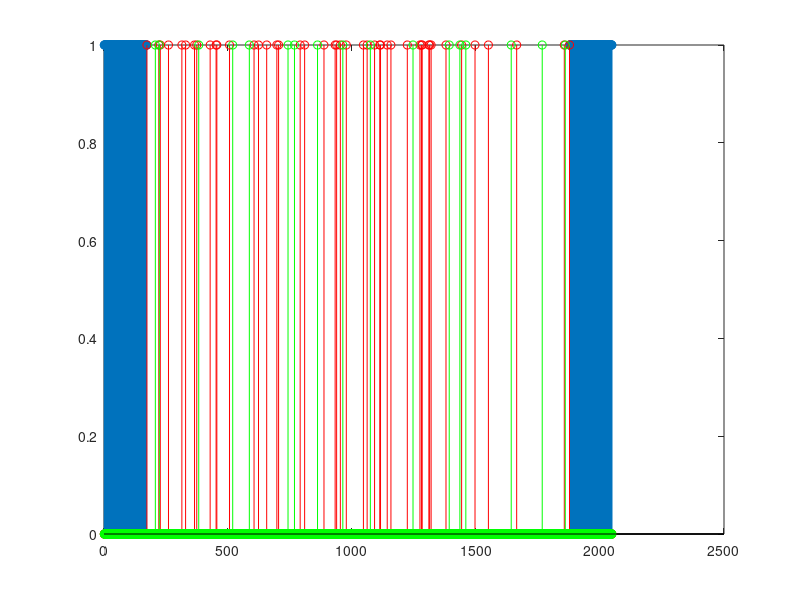

MATLAB code to generate this figure:
clear all;
close all;

ceros = zeros(1, 2048);
ultimo_cero = 172;

pilotos = zeros(1, 2048);
primer_piloto = 172 + 1;

tps = zeros(1, 2048);
primer_tps = 172 + 1;

for i=1:172
    ceros(i) = 1;
end;
for i=173:1877
    ceros(i) = 0;
end;
for i=1878:2048
    ceros(i) = 1;
end;

tps(35) = 1;
tps(51) = 1;
tps(210) = 1;
tps(347) = 1;
tps(414) = 1;
tps(570) = 1;
tps(596) = 1;
tps(689) = 1;
tps(791) = 1;
tps(902) = 1;
tps(1074) = 1;
tps(1220) = 1;
tps(1263) = 1;
tps(1287) = 1;
tps(1470) = 1;
tps(1595) = 1;
tps(1688) = 1;

pilotos(1)=1;
pilotos(49)=1;
pilotos(55)=1;
pilotos(88)=1;
pilotos(142)=1;
pilotos(157)=1;
pilotos(193)=1;
pilotos(202)=1;
pilotos(256)=1;
pilotos(280)=1;
pilotos(283)=1;
pilotos(334)=1;
pilotos(433)=1;
pilotos(451)=1;
pilotos(484)=1;
pilotos(525)=1;
pilotos(532)=1;
pilotos(619)=1;
pilotos(637)=1;
pilotos(715)=1;
pilotos(760)=1;
pilotos(766)=1;
pilotos(781)=1;
pilotos(805)=1;
pilotos(874)=1;
pilotos(889)=1;
pilotos(919)=1;
pilotos(940)=1;
pilotos(943)=1;
pilotos(970)=1;
pilotos(985)=1;
pilotos(1051)=1;
pilotos(1102)=1;
pilotos(1108)=1;
pilotos(1111)=1;
pilotos(1138)=1;
pilotos(1141)=1;
pilotos(1147)=1;
pilotos(1207)=1;
pilotos(1270)=1;
pilotos(1324)=1;
pilotos(1378)=1;
pilotos(1492)=1;
pilotos(1684)=1;
pilotos(1705)=1;


aux = zeros (1, 2048);
aux( primer_piloto : (primer_piloto + 1704) ) = pilotos(1:1705);
aux_tps = zeros (1, 2048);
aux_tps( primer_tps : (primer_tps + 1704) ) = tps(1:1705);

figure; stem(ceros);
hold on; stem(aux, 'r');
hold on; stem(aux_tps, 'g');

fid1=fopen('RomCeros2k.dat','w');
fprintf(fid1,'%d, \n', ceros);
fclose(fid1);

fid1=fopen('RomPilotos2k.dat','w');
fprintf(fid1,'%d, \n', aux);
fclose(fid1);

fid1=fopen('RomTps2k.dat','w');
fprintf(fid1,'%d, \n', aux_tps);
fclose(fid1);

